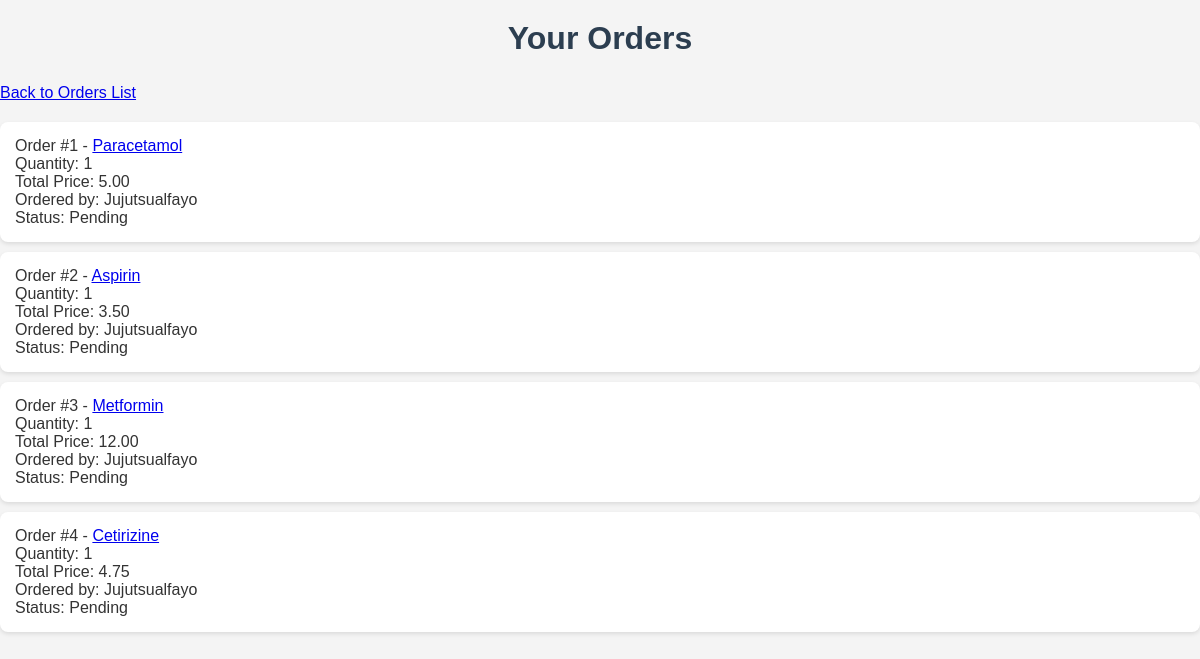
The app's page /orders/list/ (signed in), older data.
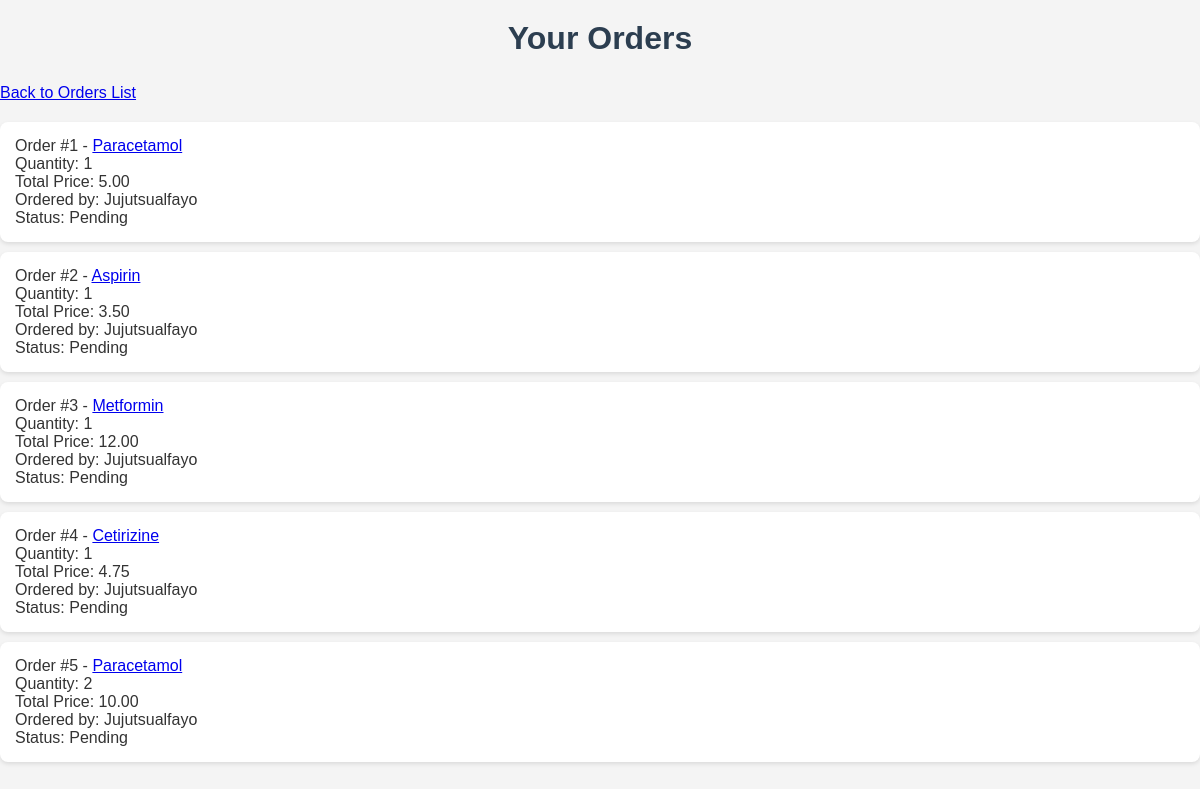
The same page, newer data.
### orders/models.py (models this page shows, shortened)
class Order(models.Model):
    user = models.ForeignKey(User, on_delete=models.CASCADE, related_name='orders')
    drug = models.ForeignKey(Drug, on_delete=models.CASCADE)
    quantity = models.PositiveIntegerField()
    total_price = models.DecimalField(max_digits=10, decimal_places=2)
    status = models.CharField(max_length=50, choices=[('Pending', 'Pending'), ('Shipped', 'Shipped'), ('Delivered', 'Delivered')], default='Pending')
    created_at = models.DateTimeField(auto_now_add=True)

### drugs/models.py (models this page shows, shortened)
class Drug(models.Model):
    name = models.CharField(max_length=200, unique=True)
    category = models.CharField(max_length=100)
    description = models.TextField(blank=True, null=True)
    manufacturer = models.CharField(max_length=200)
    expiry_date = models.DateField(null=True, blank=True)  # Allow NULL for expiry_date
    price = models.DecimalField(max_digits=10, decimal_places=2)
    stock_quantity = models.PositiveIntegerField(default=0)
    minimum_stock = models.PositiveIntegerField(default=10)
    created_at = models.DateTimeField(auto_now_add=True)
    updated_at = models.DateTimeField(auto_now=True)

### orders/views.py (the view)
# urls.py: path('list/', views.order_list, name='order_list'),
@login_required
def order_list(request):
    orders = Order.objects.filter(user=request.user)
    return render(request, 'orders/order_list.html', {'orders': orders})

### orders/templates/orders/order_list.html (shortened to what this page needs)
{% load static %}
<!DOCTYPE html>
<html lang="en">
<head>
    <link rel="stylesheet" href="{% static 'css/orders.css' %}">
</head>
<body>
    <h2>Your Orders</h2>
    <a href="{% url 'orders:order_list' %}">Back to Orders List</a>
    {% if orders %}
        <ul>
            {% for order in orders %}
                <li>
                    Order #{{ order.id }} - <a href="{% url 'orders:order_detail' order.id %}">{{ order.drug.name }}</a><br>
                    Quantity: {{ order.quantity }}<br>
                    Total Price: {{ order.total_price }}<br>
                    Ordered by: {{ order.user.username }}<br>
                    {% if order.status %}
                        Status: {{ order.status }}<br>
                    {% endif %}
                </li>
            {% endfor %}
        </ul>
    {% else %}
        <p>No orders available.</p>
    {% endif %}
</body>
</html>

Row changes from the older to the newer data that the page shows:
added Order: id "5", drug.name "Paracetamol", quantity "2", total_price "10.00", user.username "Jujutsualfayo", status "Pending"
